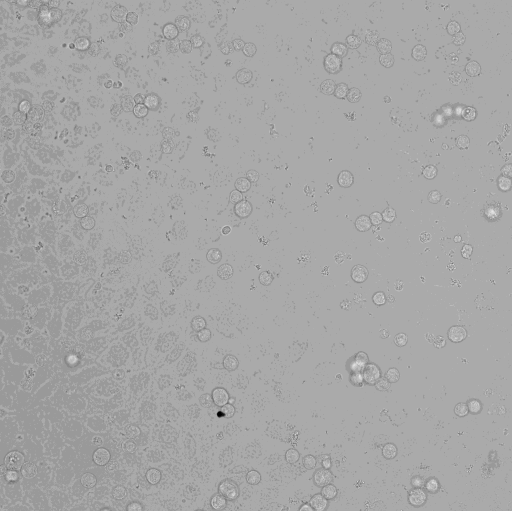
#> input picture fig3/round2/runs_rejected/claude_code_python_box1_cancer_r3_attempt1/subject_folder/image.tif, 1024 x 1022 px, found by its file name (shown at 1/2 size)
$ python explore.py
#> lines starting #> are read from the running program, lines starting #| are printed output that depends on the picture; long printed decimals are rounded
import numpy as np, tifffile
from scipy import ndimage as ndi
from skimage import filters, morphology, measure, segmentation, feature, io, exposure
S='/tmp/claude-0/-home-user/8b3112e1-653c-5f4c-bdba-69ecd9f94f24/scratchpad/'
im=tifffile.imread('image.tif').astype(np.float32)
#> im: shape (1022, 1024) float32; min 151, max 4009, mean 2615.1
bg=ndi.gaussian_filter(im,40)
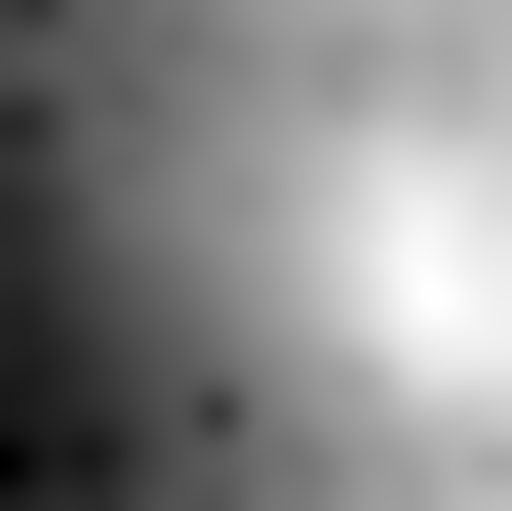
#> bg: shape (1022, 1024) float32 (shown at 1/2 size); min 2496.9, max 2721.7, mean 2615.1; drawn with min black and max white
flat=im-bg
sd=np.sqrt(ndi.gaussian_filter(flat**2,40))
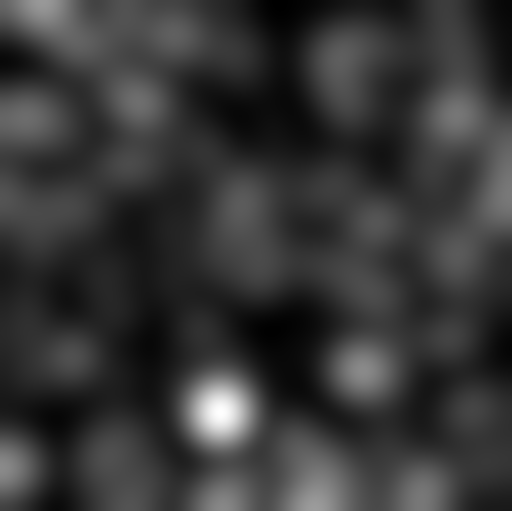
#> sd: shape (1022, 1024) float32 (shown at 1/2 size); min 44.82, max 279, mean 95.5; drawn with min black and max white
z=flat/sd
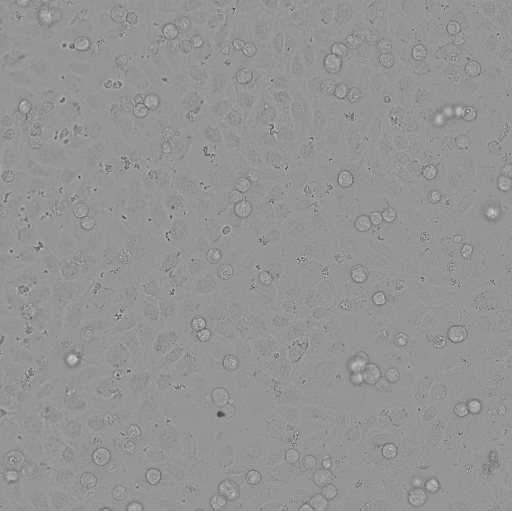
#> z: shape (1022, 1024) float32 (shown at 1/2 size); min -17.52, max 12.56, mean 0.00607; drawn with min black and max white
# local texture energy at cell scale
e=ndi.gaussian_filter(np.abs(z),3)
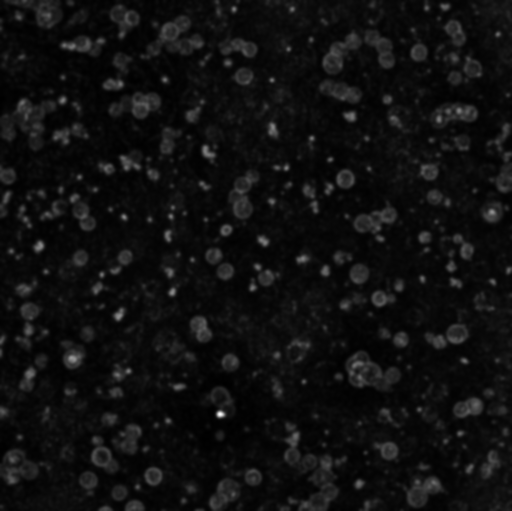
#> e: shape (1022, 1024) float32 (shown at 1/2 size); min 0.0853, max 7.38, mean 0.544; drawn with min black and max white
print(np.percentile(e,[5,50,90,95,99]))
#| [0.202 0.3823 1.153 1.503 2.183]
t=filters.threshold_otsu(e); print('otsu',t)
#> after `t = filters.threshold_otsu(e)`: t = 0.898
#| otsu 0.8976
for name,a in [('e',e)]:
    v=exposure.rescale_intensity(a,out_range=(0,255)).astype(np.uint8); io.imsave(S+'e.png',v)
#> this loop made 1 pass
#> name on pass 1: 'e'
